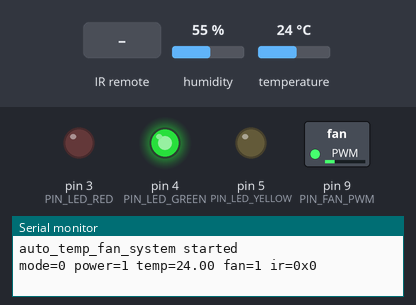
A sketch run on a simulated Arduino Uno, built with avr-gcc and run on an emulated ATmega328P. On the bench: switched loads named in the sketch (green lamp = pin HIGH), output pins drawn as LEDs (lit = HIGH), the last lines printed to the serial monitor. The inputs (shaded band) are chosen by the test bench; at power-on: temperature 24 °C, humidity 55 %.

Above: at 1.5 s.
1.6 s: infrared code 0xF3EAEB55 received
At 2.2 s:
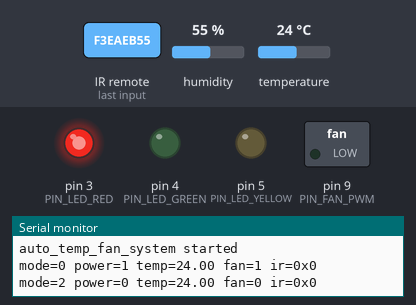
5.5 s: infrared code 0xFCABFFBF received
At 6.7 s:
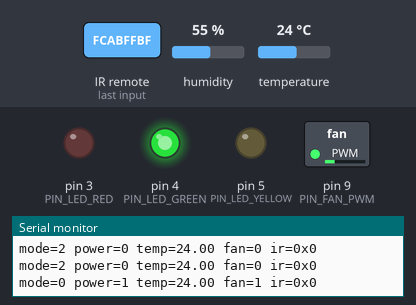
9.0 s: temperature set to 26 °C
At 11.0 s:
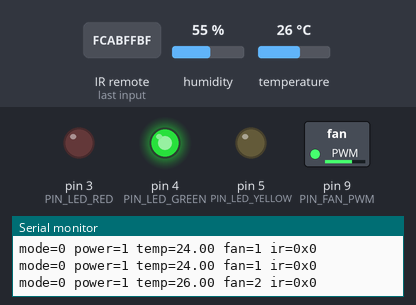
16.8 s: temperature set to 28 °C
20.5 s: temperature set to 31 °C
At 22.5 s:
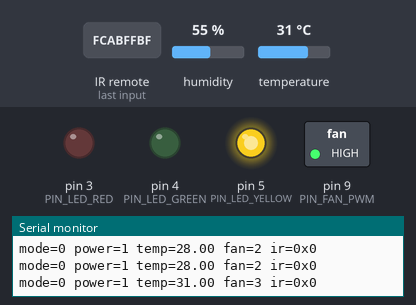
23.5 s: infrared code 0x70B9ED69 received
At 24.1 s:
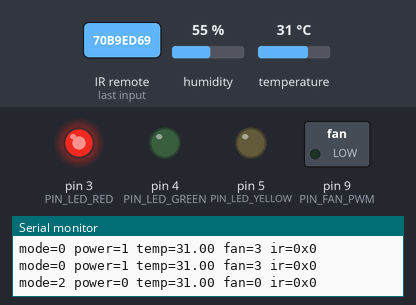
Timing chart, 0 to 26.6 s (numbered marks = the images above; inputs shaded):
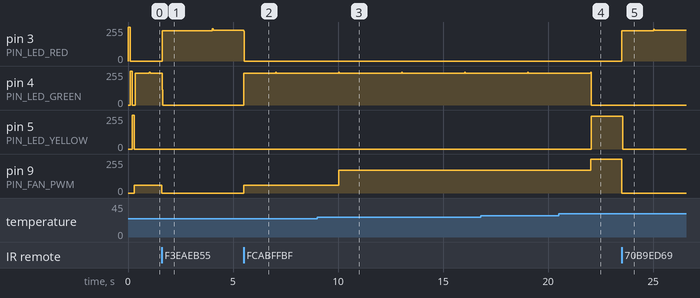

The sketch:

auto_temp_fan_system.ino
```cpp
#include <Arduino.h>
#include <DHT.h>
#include <IRremote.hpp>

// Pin definitions
const uint8_t PIN_DHT_DATA = 2;
const uint8_t PIN_LED_RED = 3;
const uint8_t PIN_LED_GREEN = 4;
const uint8_t PIN_LED_YELLOW = 5;
const uint8_t PIN_FAN_PWM = 9;
const uint8_t PIN_IR_RECV = 11;
const uint8_t PIN_ENV_SENSOR = A0;

// Mode definitions
const uint8_t MODE_AUTO = 0;
const uint8_t MODE_MANUAL = 1;
const uint8_t MODE_POWER_OFF = 2;
const uint8_t MODE_ERROR = 3;

// Fan level definitions
const uint8_t FAN_STOP = 0;
const uint8_t FAN_WEAK = 1;
const uint8_t FAN_MEDIUM = 2;
const uint8_t FAN_STRONG = 3;

// Temperature threshold (Celsius)
const float TEMP_WEAK_MAX = 25.0f;
const float TEMP_MEDIUM_MAX = 30.0f;
const float TEMP_VALID_MIN = 0.0f;
const float TEMP_VALID_MAX = 50.0f;

// Timing constants
const unsigned long SENSOR_INTERVAL_MS = 1000;
const unsigned long LED_BLINK_MS = 500;
const unsigned long IR_DEBOUNCE_MS = 50;

// Sensor recovery constants
const uint8_t SENSOR_ERR_LIMIT = 2;
const uint8_t SENSOR_RECOVER_OK = 3;

// Optional env sensor power control
const bool USE_ENV_SENSOR_POWER_CONTROL = false;
const int ENV_OFF_THRESHOLD = 650;
const int ENV_ON_THRESHOLD = 550;

// Replace these placeholder values with measured values from your remote.
const uint32_t IR_CODE_NONE = 0x00000000;
const uint32_t IR_CODE_POWER = 0xF3EAEB55;
const uint32_t IR_CODE_MODE = 0xFCABFFBF;      // Button 0
const uint32_t IR_CODE_FAN_WEAK = 0xEC7BF6BD;  // Button 1
const uint32_t IR_CODE_FAN_MEDIUM = 0x70B9ED69;// Button 2
const uint32_t IR_CODE_FAN_STRONG = 0x2F58D8A1;// Button 3
const uint8_t IR_MAX_BIT_DIFF = 10;

const uint8_t pwmTable[4] = {0, 60, 170, 255};

// Global states
uint8_t currentMode = MODE_AUTO;
uint8_t fanLevel = FAN_STOP;
uint8_t manualFanLevel = FAN_MEDIUM;
bool isPowerOn = true;

float currentTempC = 0.0f;
int envSensorValue = 0;

unsigned long lastSensorMillis = 0;
unsigned long lastLedMillis = 0;
unsigned long lastIrMillis = 0;
uint32_t lastIrCode = IR_CODE_NONE;

uint8_t sensorErrorCount = 0;
uint8_t sensorRecoverCount = 0;
bool errorBlinkOn = false;

DHT dht(PIN_DHT_DATA, DHT11);

bool readTemperature(unsigned long now);
uint32_t readIrCommand(unsigned long now);
void updateMode(uint32_t irCode, bool sensorOk);
uint8_t decideFanLevel(float tempC, uint8_t mode, uint32_t irCode);
void applyOutputs(uint8_t level, uint8_t mode, bool power, unsigned long now);
uint8_t controlByTemperature(float tempC);
void updateLedByState(uint8_t level, uint8_t mode, unsigned long now);
void handleManualCommand(uint32_t irCode);
void startupLedSequence();
void printDebug(uint32_t irCode);
void controlPowerByEnvSensor();
bool irMatches(uint32_t received, uint32_t target);

void setup() {
  Serial.begin(9600);

  pinMode(PIN_LED_RED, OUTPUT);
  pinMode(PIN_LED_GREEN, OUTPUT);
  pinMode(PIN_LED_YELLOW, OUTPUT);
  pinMode(PIN_FAN_PWM, OUTPUT);
  pinMode(PIN_ENV_SENSOR, INPUT);

  analogWrite(PIN_FAN_PWM, 0);

  dht.begin();
  IrReceiver.begin(PIN_IR_RECV, DISABLE_LED_FEEDBACK);

  currentMode = MODE_AUTO;
  isPowerOn = true;
  fanLevel = FAN_STOP;
  manualFanLevel = FAN_MEDIUM;
  sensorErrorCount = 0;
  sensorRecoverCount = 0;
  lastSensorMillis = 0;
  lastLedMillis = 0;
  lastIrMillis = 0;
  lastIrCode = IR_CODE_NONE;
  errorBlinkOn = false;

  startupLedSequence();
  applyOutputs(fanLevel, currentMode, isPowerOn, millis());

  Serial.println(F("auto_temp_fan_system started"));
}

void loop() {
  const unsigned long now = millis();

  const uint32_t irCode = readIrCommand(now);
  const bool sensorOk = readTemperature(now);

  if (USE_ENV_SENSOR_POWER_CONTROL) {
    controlPowerByEnvSensor();
  }

  updateMode(irCode, sensorOk);

  if (currentMode == MODE_POWER_OFF) {
    fanLevel = FAN_STOP;
    applyOutputs(fanLevel, currentMode, isPowerOn, now);
    printDebug(irCode);
    return;
  }

  if (currentMode == MODE_ERROR) {
    fanLevel = isPowerOn ? FAN_MEDIUM : FAN_STOP;
    applyOutputs(fanLevel, currentMode, isPowerOn, now);
    printDebug(irCode);
    return;
  }

  fanLevel = decideFanLevel(currentTempC, currentMode, irCode);
  applyOutputs(fanLevel, currentMode, isPowerOn, now);
  printDebug(irCode);
}

bool readTemperature(unsigned long now) {
  if ((now - lastSensorMillis) < SENSOR_INTERVAL_MS) {
    return true;
  }

  lastSensorMillis = now;

  const float readTemp = dht.readTemperature();
  if (isnan(readTemp) || readTemp < TEMP_VALID_MIN || readTemp > TEMP_VALID_MAX) {
    if (sensorErrorCount < 255) {
      sensorErrorCount++;
    }
    sensorRecoverCount = 0;
    return false;
  }

  currentTempC = readTemp;
  sensorErrorCount = 0;

  if (currentMode == MODE_ERROR && sensorRecoverCount < 255) {
    sensorRecoverCount++;
  } else if (currentMode != MODE_ERROR) {
    sensorRecoverCount = 0;
  }

  return true;
}

uint32_t readIrCommand(unsigned long now) {
  if (!IrReceiver.decode()) {
    return IR_CODE_NONE;
  }

  const IRData &data = IrReceiver.decodedIRData;
  const uint32_t code = static_cast<uint32_t>(data.decodedRawData);
  const bool isRepeat = (data.flags & IRDATA_FLAGS_IS_REPEAT) != 0;
  const bool isOverflow = (data.flags & IRDATA_FLAGS_WAS_OVERFLOW) != 0;
  IrReceiver.resume();

  if (isRepeat || isOverflow) {
    return IR_CODE_NONE;
  }

  if (code == 0xFFFFFFFFUL || (code == 0 && data.command == 0 && data.numberOfBits <= 1)) {
    return IR_CODE_NONE;
  }

  if ((now - lastIrMillis) < IR_DEBOUNCE_MS) {
    return IR_CODE_NONE;
  }

  lastIrMillis = now;
  lastIrCode = code;
  return code;
}

void updateMode(uint32_t irCode, bool sensorOk) {
  if (irMatches(irCode, IR_CODE_POWER)) {
    isPowerOn = !isPowerOn;
    currentMode = isPowerOn ? MODE_AUTO : MODE_POWER_OFF;
    sensorRecoverCount = 0;
  } else if (irMatches(irCode, IR_CODE_MODE) && isPowerOn) {
    if (currentMode == MODE_AUTO) {
      currentMode = MODE_MANUAL;
    } else if (currentMode == MODE_MANUAL) {
      currentMode = MODE_AUTO;
    }
  }

  if (!sensorOk && sensorErrorCount >= SENSOR_ERR_LIMIT) {
    currentMode = MODE_ERROR;
  }

  if (currentMode == MODE_ERROR && sensorOk && sensorRecoverCount >= SENSOR_RECOVER_OK) {
    currentMode = isPowerOn ? MODE_AUTO : MODE_POWER_OFF;
    sensorRecoverCount = 0;
  }

  if (!isPowerOn) {
    fanLevel = FAN_STOP;
  }
}

uint8_t decideFanLevel(float tempC, uint8_t mode, uint32_t irCode) {
  if (!isPowerOn || mode == MODE_POWER_OFF) {
    return FAN_STOP;
  }

  if (mode == MODE_ERROR) {
    return isPowerOn ? FAN_MEDIUM : FAN_STOP;
  }

  if (mode == MODE_MANUAL) {
    handleManualCommand(irCode);
    return manualFanLevel;
  }

  if (mode == MODE_AUTO) {
    return controlByTemperature(tempC);
  }

  return FAN_STOP;
}

void applyOutputs(uint8_t level, uint8_t mode, bool power, unsigned long now) {
  const uint8_t safeLevel = (level <= FAN_STRONG) ? level : FAN_STOP;

  if (!power) {
    analogWrite(PIN_FAN_PWM, 0);
  } else {
    analogWrite(PIN_FAN_PWM, pwmTable[safeLevel]);
  }

  updateLedByState(safeLevel, mode, now);
}

uint8_t controlByTemperature(float tempC) {
  if (tempC < TEMP_VALID_MIN || tempC > TEMP_VALID_MAX) {
    return FAN_MEDIUM;
  }

  if (tempC < TEMP_WEAK_MAX) {
    return FAN_WEAK;
  }

  if (tempC < TEMP_MEDIUM_MAX) {
    return FAN_MEDIUM;
  }

  return FAN_STRONG;
}

void updateLedByState(uint8_t level, uint8_t mode, unsigned long now) {
  digitalWrite(PIN_LED_RED, LOW);
  digitalWrite(PIN_LED_GREEN, LOW);
  digitalWrite(PIN_LED_YELLOW, LOW);

  if (mode == MODE_ERROR) {
    if ((now - lastLedMillis) >= LED_BLINK_MS) {
      lastLedMillis = now;
      errorBlinkOn = !errorBlinkOn;
    }
    digitalWrite(PIN_LED_RED, errorBlinkOn ? HIGH : LOW);
    return;
  }

  errorBlinkOn = false;

  if (mode == MODE_POWER_OFF) {
    digitalWrite(PIN_LED_RED, HIGH);
    return;
  }

  if (level == FAN_STOP) {
    digitalWrite(PIN_LED_RED, HIGH);
  } else if (level == FAN_WEAK || level == FAN_MEDIUM) {
    digitalWrite(PIN_LED_GREEN, HIGH);
  } else if (level == FAN_STRONG) {
    digitalWrite(PIN_LED_YELLOW, HIGH);
  } else {
    digitalWrite(PIN_LED_RED, HIGH);
  }
}

void handleManualCommand(uint32_t irCode) {
  if (irMatches(irCode, IR_CODE_FAN_WEAK)) {
    manualFanLevel = FAN_WEAK;
  } else if (irMatches(irCode, IR_CODE_FAN_MEDIUM)) {
    manualFanLevel = FAN_MEDIUM;
  } else if (irMatches(irCode, IR_CODE_FAN_STRONG)) {
    manualFanLevel = FAN_STRONG;
  }
}

bool irMatches(uint32_t received, uint32_t target) {
  if (received == IR_CODE_NONE || target == IR_CODE_NONE) {
    return false;
  }

  if (received == target) {
    return true;
  }

  const uint32_t diff = received ^ target;
  return __builtin_popcount(diff) <= IR_MAX_BIT_DIFF;
}

void startupLedSequence() {
  digitalWrite(PIN_LED_RED, HIGH);
  delay(100);
  digitalWrite(PIN_LED_RED, LOW);

  digitalWrite(PIN_LED_GREEN, HIGH);
  delay(100);
  digitalWrite(PIN_LED_GREEN, LOW);

  digitalWrite(PIN_LED_YELLOW, HIGH);
  delay(100);
  digitalWrite(PIN_LED_YELLOW, LOW);
}

void printDebug(uint32_t irCode) {
  static unsigned long lastPrint = 0;
  const unsigned long now = millis();

  if ((now - lastPrint) < 1000) {
    return;
  }

  lastPrint = now;
  Serial.print(F("mode="));
  Serial.print(currentMode);
  Serial.print(F(" power="));
  Serial.print(isPowerOn ? 1 : 0);
  Serial.print(F(" temp="));
  Serial.print(currentTempC);
  Serial.print(F(" fan="));
  Serial.print(fanLevel);
  Serial.print(F(" ir=0x"));
  Serial.println(irCode, HEX);
}

void controlPowerByEnvSensor() {
  envSensorValue = analogRead(PIN_ENV_SENSOR);

  if (isPowerOn && envSensorValue >= ENV_OFF_THRESHOLD) {
    isPowerOn = false;
    currentMode = MODE_POWER_OFF;
  } else if (!isPowerOn && envSensorValue <= ENV_ON_THRESHOLD) {
    isPowerOn = true;
    currentMode = MODE_AUTO;
  }
}
```

Measured:
- the behaviour switches between 24 and 25 °C on temperature (found by bisection; images 2 and 3)
- the behaviour switches between 29 and 30 °C on temperature (found by bisection; images 3 and 4)
- after the input at 1.6 s, pin 3 (PIN_LED_RED): 0/255 → 226/255 at once, → 229/255 2.4 s later; pin 9 (PIN_FAN_PWM): 60/255 → 0/255 at once
- after the input at 5.5 s, pin 4 (PIN_LED_GREEN): 0/255 → 240/255 at once, → 238/255 1.5 s later; pin 9 (PIN_FAN_PWM): 0/255 → 60/255 at once
- after the input at 9.0 s, pin 9 (PIN_FAN_PWM): 60/255 → 170/255 after 1.0 s
- after the input at 20.5 s, pin 5 (PIN_LED_YELLOW): 0/255 → 244/255 after 1.6 s; pin 9 (PIN_FAN_PWM): 170/255 → 255/255 after 1.5 s
- after the input at 23.5 s, pin 3 (PIN_LED_RED): 0/255 → 226/255 at once, → 229/255 1.5 s later; pin 5 (PIN_LED_YELLOW): 244/255 → 0/255 at once; pin 9 (PIN_FAN_PWM): 255/255 → 0/255 at once
